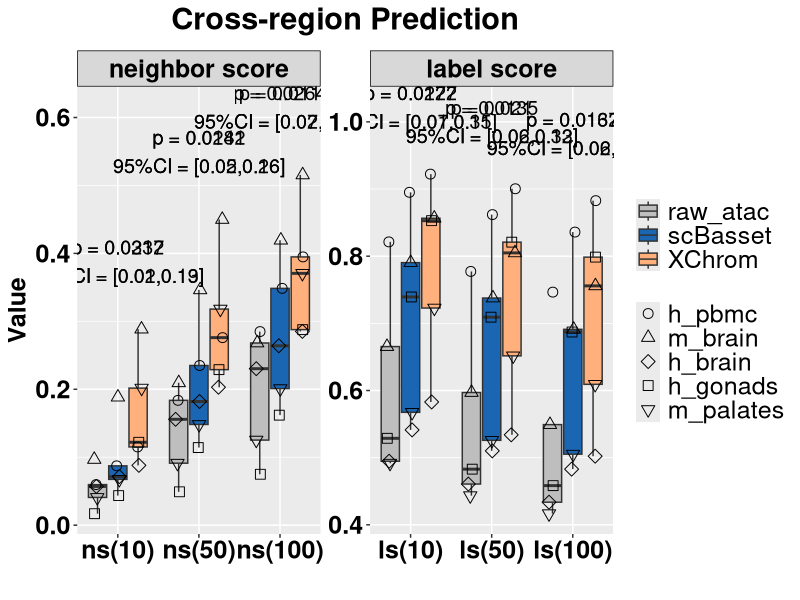
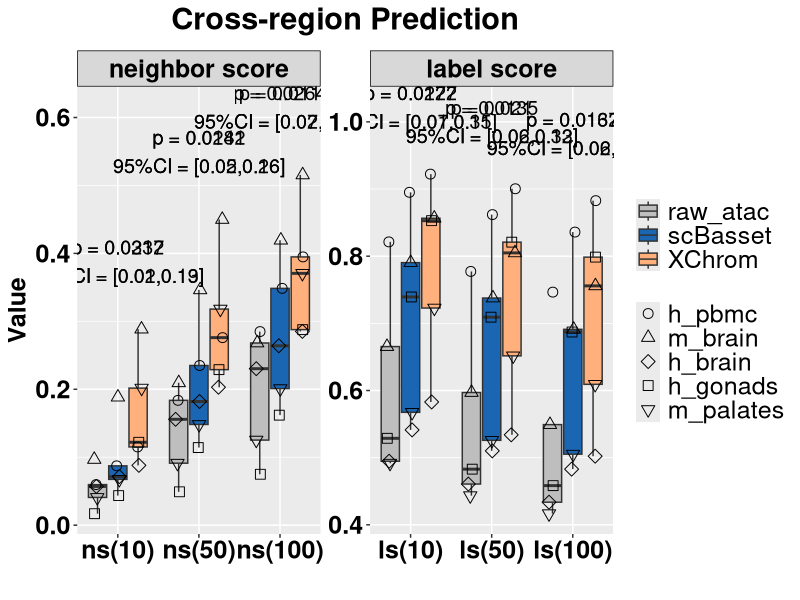

Source code (R) for these figures, in order:
library(ggplot2)
library(readr)
library(dplyr)
library(tidyr)
library(purrr)
library(jsonlite)


df <- read_csv('test_r4_cross-region_nsls.csv')
r=4

# Convert Metric & Method & Dataset to factor and specify the order
df$Metric <- factor(df$Metric, levels = c("ns(10)", "ns(50)", "ns(100)", 
                                          "ls(10)", "ls(50)", "ls(100)"))
df$Method <- factor(df$Method, levels = c("raw_atac","scBasset","XChrom"))
df$Dataset<-factor(df$Dataset, levels = c("h_pbmc","m_brain","h_brain",'h_gonads','m_palates'))

######################################
# Add 2 new column to group NS(k=10,50,100) and LS(k=10,50,100),respectively

df <- df %>%
  mutate(MetricType = ifelse(grepl("ns", Metric), "neighbor score", "label score"))%>%
  mutate(MetricType = factor(MetricType, levels = c("neighbor score", "label score")))

# Count each facet type
metric_counts <- df %>%
  group_by(MetricType) %>%
  summarise(count = n(), .groups = "drop")

######################################
y_pos <- df %>% 
  group_by(Metric) %>% 
  summarise(max_val = max(Value))

# Obtain all the methods that need to be compared (excluding XChrom itself)
other_methods <- unique(df$Method[df$Method != "XChrom"])

# Extract the data of XChrom as the benchmark
xchrom_data <- df %>% 
  filter(Method == "XChrom") %>% 
  select(Dataset, Metric, MetricType, Value_XChrom = Value)

# Generate comparative data
comparison_data <- df %>%
  filter(Method != "XChrom") %>% 
  inner_join(xchrom_data, by = c("Dataset", "Metric", "MetricType")) %>%
  mutate(diff = Value_XChrom - Value)



perform_tests <- function(differences, digits_round = r,
                          exact = FALSE, correct = TRUE) {
  d <- differences[is.finite(differences)]
  if (!is.null(digits_round)) d <- round(d, digits_round)
  
  n <- length(d)
  if (n < 2) return(list(p_value = NA_real_, test_method = "insufficient_n"))
  
  if (sd(d) == 0) {
    if (all(abs(d) < .Machine$double.eps)) {
      return(list(p_value = 1, test_method = "no-diff"))
    } else {
      k <- sum(d > 0); n_nonzero <- sum(d != 0)
      p <- binom.test(k, n_nonzero, p = 0.5, alternative = "two.sided")$p.value
      return(list(p_value = p, test_method = "Sign test (binom)"))
    }
  }
  shapiro_p <- if (n >= 3) {
    tryCatch(shapiro.test(d)$p.value, error = function(e) NA_real_)
  } else NA_real_
  
  if (!is.na(shapiro_p) && shapiro_p > 0.05) {
    p <- t.test(d, mu = 0)$p.value
    return(list(p_value = p, test_method = "paired t-test"))
  } else {
    p <- suppressWarnings(wilcox.test(d,alternative = "two.sided",mu = 0, exact = FALSE, correct = TRUE)$p.value)
    return(list(p_value = p, test_method = "Wilcoxon signed-rank"))
  }
}



# Calculate statistical results
annotation_df <- comparison_data %>%
  group_by(Metric, Method) %>%  # Group by Metric & Method
  summarise(
    mean_diff = mean(diff, na.rm = TRUE),
    se_diff = sd(diff, na.rm = TRUE) / sqrt(n()),
    lower_ci = mean_diff - qt(0.975, df = n()-1) * se_diff,
    upper_ci = mean_diff + qt(0.975, df = n()-1) * se_diff,
    test = list(perform_tests(diff)),
    .groups = "drop"
  ) %>%
  mutate(
    p_value = as.numeric(purrr::map_dbl(test, "p_value")),
    test_method = purrr::map_chr(test, "test_method"),
    p_value_label = ifelse(p_value < 0.05,
                           paste0("p = ", signif(p_value, digits = 3)),
                           NA_character_)
  ) %>%
  # Merge the MetricType and Y-axis position information
  left_join(distinct(df, Metric, MetricType), by = "Metric") %>% 
  left_join(
    df %>% group_by(Metric) %>% summarise(max_val = max(Value)),
    by = "Metric"
  ) %>% 
  mutate(y_position = ifelse(p_value < 0.05, max_val + 0.1, NA_real_))


out <- annotation_df %>%
  mutate(test = map_chr(test, ~ toJSON(.x, auto_unbox = TRUE)))
write_csv(out, paste0('denoise_nsls','_r',r,"_test.csv"))





ggplot(df, aes(x = Metric, y = Value,)) +
  geom_boxplot(aes(group = interaction(Metric, Method), fill = Method), 
               alpha = 1, outlier.shape = NA) + 
  geom_jitter(
    aes(group = interaction(Metric, Method), shape = Dataset),
    position = position_jitterdodge(
      jitter.width = 0.2,   
      dodge.width = 0.8    
    ),size = 3,alpha = 1,color = "black",#stroke = 0.5
    )+
  scale_fill_manual(values = c('raw_atac'='grey','scBasset'='#1A66B3',"XChrom" = "#FFB07C")) + 
  scale_shape_manual(
    values = c(
      "h_pbmc" = 1,    
      "m_brain" = 2,    
      "h_brain" = 5,    
      "h_gonads" = 0,    
      "m_palates" = 6    
    ))+
  scale_x_discrete(expand = expansion(add = c(0.5, 0.5))) +  
  guides(shape = guide_legend(order = 2), fill = guide_legend(order = 1)) +  
  facet_wrap(~MetricType, scales = "free")+
  theme_set(theme_bw())+
  # theme_minimal() +
  theme(
    axis.text.x = element_text(angle = 0, hjust = 0.5, size = 18, face = "bold", color = "black", margin = margin(t =2)),
    axis.text.y = element_text(size = 18, face = "bold", color = "black"),
    axis.title = element_text(size = 18, color = "black", face = "bold"),
    legend.title = element_blank(),
    plot.title = element_text(hjust = 0.5, size = 22, face = "bold",margin = margin(b = 10)),
    legend.text = element_text(size = 18),
    strip.background = element_rect(fill = rgb(0.5, 0.5, 0.5, 0.3),color = "black", size = 0.5), 
    strip.text = element_text(size = 18, face = "bold", color = "black"), 
    strip.text.x = element_text(size = 18, face = "bold",color = "black"),  
  ) +
  labs(title = "Cross-region Prediction", x = "", y = "Value") +
  geom_text(
    data = annotation_df[annotation_df$p_value<0.05,],
    aes(x = Metric, y = y_position,group = MetricType,  
        label = paste0(p_value_label, "\n95%CI = [",
                       round(lower_ci, 2), ",",
                       round(upper_ci, 2), "]")),
    inherit.aes = FALSE,size = 5,
    color = "black",hjust = 0.5)

ggsave(paste0('denosie_nsls_r',r,'.pdf'), plot = last_plot(), 
       width = 14, height = 9, units = "in",dpi=300)
